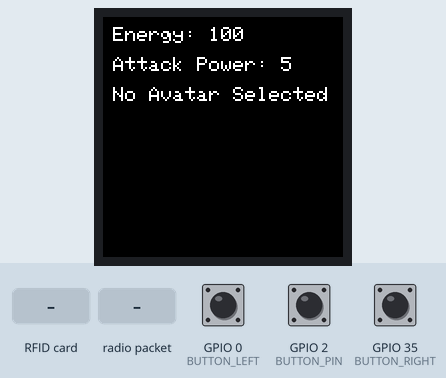
Recording of a sketch running on a simulated ESP32. Parts: 240×240 colour display. The inputs (shaded band) are chosen by the test bench; at power-on: GPIO 2 (BUTTON_PIN) HIGH, GPIO 0 (BUTTON_LEFT) HIGH, GPIO 35 (BUTTON_RIGHT) HIGH. What the sketch prints to the serial monitor is not drawn.

Above: at 2.4 s.
2.5 s: GPIO 2 (BUTTON_PIN) pulled LOW for 0.15 s
At 3.9 s:
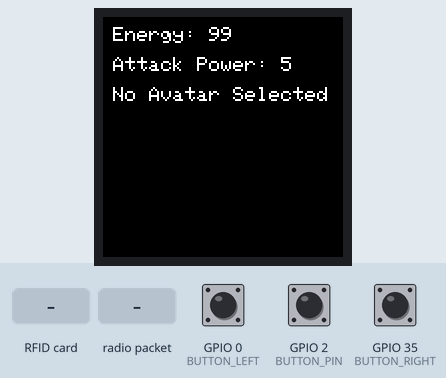
4.3 s: RFID card 5E 7A 19 C4 held to the reader
At 5.0 s:
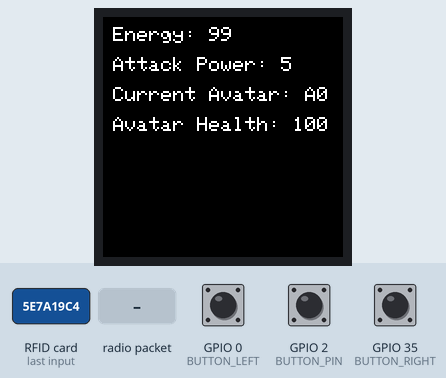
5.9 s: radio packet "D: GAME_OVER_LOSE" arrives
At 7.1 s:
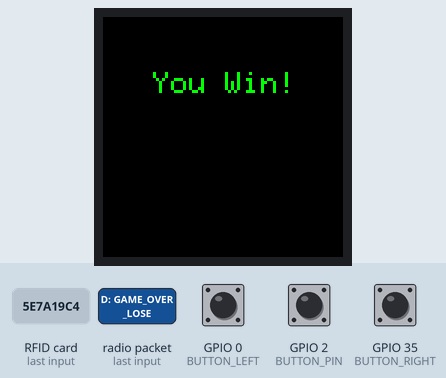
7.4 s: radio packet "D: GAME_OVER_WIN" arrives
At 8.6 s:
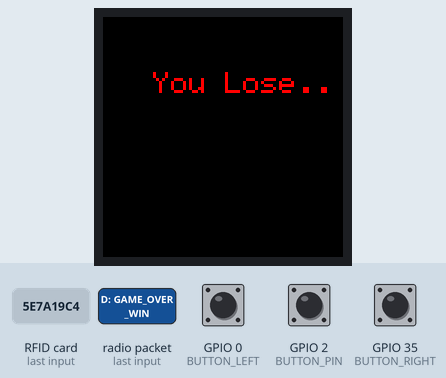
8.9 s: radio packet "D: GAME_OVER_LOSE" arrives
At 10.3 s:
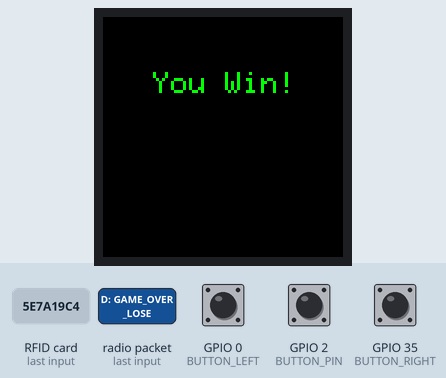
Timing chart, 0 to 11.4 s (numbered marks = the images above; inputs shaded):
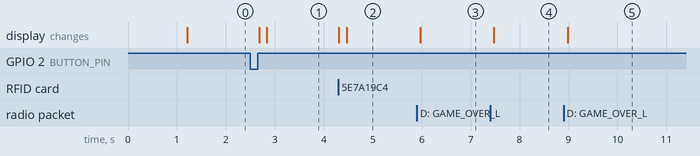

Measured:
- after the input at 2.5 s, the display: first changes after 0.18 s (image 1 shows a later state)
- after the input at 4.3 s, the display: first changes at once (image 2 shows a later state)
- after the input at 5.9 s, the display: changes after 0.07 s (image 3)
- after the input at 7.4 s, the display: changes after 0.08 s (image 4)
- after the input at 8.9 s, the display: changes after 0.09 s (image 5)

The sketch:

DualDash.ino
```cpp
#include <WiFi.h>
#include <esp_now.h>
#include <TFT_eSPI.h>  // Graphics and font library for ST7735 driver chip
#include <SPI.h>
#include <Wire.h>

// NFC reader Code
#include <PN532_I2C.h>
#include <PN532.h>
#include <NfcAdapter.h>

PN532_I2C pn532i2c(Wire);
PN532 nfc(pn532i2c);

// TFT setup
TFT_eSPI tft = TFT_eSPI();
#define TFT_BLACK 0x0000
#define TFT_WHITE 0xFFFF

// Constants
#define SHORT_PRESS_TIME 500  // 500 milliseconds
#define LONG_PRESS_TIME  3000 // 3000 milliseconds
// Hardware pins
#define BUTTON_LEFT 0
#define BUTTON_RIGHT 35
#define BUTTON_PIN 2       // Button for shooting
#define LED_PIN 15         // LED to flash at milestone
#define POTENTIOMETER_PIN 13         // Potentiometer to adjust game speed

// Each Avatar consist of a tagID (if NFC Reader is being used)
// and a healthbar
struct Avatar {
    uint8_t tagID[7];  // Unique NFC tag ID
    int health;    // Health of the avatar
};

// Initialize all avatar states
Avatar avatars[] = {
    {{0, 0, 0, 0, 0, 0, 0}, 100},  // Avatar 1 with 100 health
    {{0, 0, 0, 0, 0, 0, 0}, 100},  // Avatar 2 with 100 health
    {{0, 0, 0, 0, 0, 0, 0}, 100}   // Avatar 3 with 100 health
};

// Button states
int lastLeftState = LOW;  // the previous state from the input pin
int lastRightState = LOW;
int lastButtonState = LOW;
unsigned long pressedTime  = 0;
unsigned long releasedTime = 0;

// Zero Arr used for memcmp
uint8_t zeroArr[7] = {0};

// Game variables
int currAvatarHealth = avatars[0].health; // Player's total energy
int energy = 100;                         // Player's energy
bool buttonPressed = false;               // Button state
int currAvatarInd = -1;                   // Current Avatar Selected

int attackPowerArr[3] = {5, 20, 40};
int energyUsage[3] = {1, 15, 30};
int attackEnergyPairInd = 0;

int attackPower = attackPowerArr[attackEnergyPairInd];  // Current attack power

// Screen States of DuelDash
enum ScreenState {
  GAME_SCREEN,
  END_SCREEN
};

// Win State of Player denoted in END_SCREEN
enum WinState {
  PLAYER_NONE,
  WINNING_PLAYER,
  LOSING_PLAYER,
};

ScreenState currentScreen = GAME_SCREEN;
WinState endScreenState = PLAYER_NONE;
volatile bool connected = false;
int prevTime;

// Draw & Control Handle Related Functions
// For Screen
void drawGameScreen();
void handleGameScreen();
// void drawControls();
void drawWinScreen();
void handleWinScreen();

// Broadcast an attack message from this esp32 to opponent's esp32
void sendAttackRequest() {
  String cmd1 = "D: A" + String(attackPower);  // Example: Attack command to the other player
  energy = max(0, energy - energyUsage[attackEnergyPairInd]);
  broadcast(cmd1);  // Send the attack command to the other player
  Serial.println("Sent an attack request!");
  tft.fillScreen(TFT_BLACK);
}

// Send game over messages to ESP32 when game over is triggered by
// either ESP32
void sendGameOver() {
  String message;
  if (endScreenState == LOSING_PLAYER) {
    // I lost, so the other must have won.
    message = "D: GAME_OVER_LOSE";
  } else if (endScreenState == WINNING_PLAYER) {
    message = "D: GAME_OVER_WIN";
  } else {
    message = "D: GAME_OVER_NONE";
  }
  broadcast(message);
  Serial.println("Game Over message sent: " + message);
}

void receiveCallback(const esp_now_recv_info_t *info, const uint8_t *data, int dataLen) {
    char buffer[ESP_NOW_MAX_DATA_LEN + 1];
    int msgLen = min(ESP_NOW_MAX_DATA_LEN, dataLen);
    strncpy(buffer, (const char *)data, msgLen);

    buffer[msgLen] = 0;
    String recvd = String(buffer);

    char macStr[18];

    // Handling decisions on attack based moves
    if (recvd[0] == 'D') {  // This is a command to reduce health or modify stats
      // If the received command is related to an attack, apply the attack
      if (recvd.substring(3, 4) == "A") {
        Serial.println("Received an attack!");
        // Assume the other player is attacking, reduce their health
        avatars[currAvatarInd].health -= recvd.substring(4).toInt();  // Decrease health by 10
        if (avatars[currAvatarInd].health  < 0) avatars[currAvatarInd].health  = 0;  // Ensure health doesn't go below 0
        tft.fillScreen(TFT_BLACK);
      } else if (recvd.substring(3) == "B") {
        tft.fillScreen(TFT_BLACK);
      }
    }

    // Handling decisions on game over messages
    if (recvd.startsWith("D: GAME_OVER")) {
      Serial.println("Game Over message received!");
      currentScreen = END_SCREEN;

      if (recvd == "D: GAME_OVER_LOSE") {
        // If we receive LOSE from the other side, that means WE won.
        endScreenState = WINNING_PLAYER;
        currentScreen = END_SCREEN;
        drawWinScreen(); // shows "You Win!"
      } else if (recvd == "D: GAME_OVER_WIN") {
        // If we receive WIN from the other side, that means WE lost.
        endScreenState = LOSING_PLAYER;
        currentScreen = END_SCREEN;
        drawWinScreen(); // shows "You Lose..."
      }
    }
  delay(100);
}

// Send callback used for debugging
void sentCallback(const uint8_t *macAddr, esp_now_send_status_t status) {
  // Optional: Handle send status
  Serial.println("ESP32 broadcasted a message!");
  return;
}

// Broadcast messages to all esp32
void broadcast(const String &message)
{
  uint8_t broadcastAddress[] = { 0xFF, 0xFF, 0xFF, 0xFF, 0xFF, 0xFF };
  esp_now_peer_info_t peerInfo = {};
  memcpy(&peerInfo.peer_addr, broadcastAddress, 6);
  if (!esp_now_is_peer_exist(broadcastAddress)) {
    esp_now_add_peer(&peerInfo);
  }
  esp_now_send(broadcastAddress, (const uint8_t *)message.c_str(), message.length());
}

// Set up ESP NOW
void espnowSetup() {
// Set ESP32 in STA mode
  delay(500);
  WiFi.mode(WIFI_STA);
  delay(500);
  Serial.println("ESP-NOW Broadcast Demo");

  // Disconnect from WiFi
  WiFi.disconnect();

  // Initialize ESP-NOW
  if (esp_now_init() == ESP_OK) {
    Serial.println("ESP-NOW Init Success");
    esp_now_register_recv_cb(receiveCallback);
    esp_now_register_send_cb(sentCallback);
  } else {
    Serial.println("ESP-NOW Init Failed");
    delay(3000);
    ESP.restart();
  }
}

// Set up display screen text
void textSetup() {
  // Initialize TFT display
  tft.init();  // Init ST7789 with 240x240 resolution
  tft.setRotation(1); // Adjust as needed
  tft.fillScreen(TFT_BLACK);
  tft.setTextColor(TFT_WHITE);
  tft.setTextSize(2);
}

// Set up hardware pin input
void buttonSetup() {
  // Initialize hardware pins
  pinMode(BUTTON_PIN, INPUT_PULLUP);
  pinMode(BUTTON_LEFT, INPUT_PULLUP);
  pinMode(BUTTON_RIGHT, INPUT_PULLUP);
}

// Call all set up functions
void setup() {
  Serial.begin(115200);

  prevTime = millis();
  textSetup();
  buttonSetup();
  espnowSetup();
}

// Reads and recognizes the NFC tag that hovers over/under the NFC reader
void readNFCTag() {
  boolean success;
  // Buffer to store the UID
  uint8_t uid[] = { 0, 0, 0, 0, 0, 0, 0 };
  // UID size (4 or 7 bytes depending on card type)
  uint8_t uidLength;

  connected = connect();

  if (connected == false) {
    return;
  }

  // Wait for an ISO14443A type cards (Mifare, etc.).  When one is found
  // 'uid' will be populated with the UID, and uidLength will indicate
  // if the uid is 4 bytes (Mifare Classic) or 7 bytes (Mifare Ultralight)
  success = nfc.readPassiveTargetID(PN532_MIFARE_ISO14443A, &uid[0], &uidLength);

  // If the card is detected, print the UID
  if (success)
  {
    Serial.println("Card Detected");
    Serial.print("Size of UID: "); Serial.print(uidLength, DEC);
    Serial.println(" bytes");
    Serial.print("UID: ");
    for (uint8_t i = 0; i < uidLength; i++)
    {
      Serial.print(" 0x"); Serial.print(uid[i], HEX);
    }
    Serial.println("");
    Serial.println("");

    bool tagFilled = false;
    for (int i = 0; i < 3; i++) {
      if (memcmp(avatars[i].tagID, uid, 7) == 0) {
        currAvatarHealth = avatars[i].health;
        currAvatarInd = i;
        Serial.println("Tag is already filled in the tag set");
        tagFilled = true;
        tft.fillScreen(TFT_BLACK);
        break;
      }
      else if (memcmp(avatars[i].tagID, zeroArr, 7) == 0) {
        memcpy(avatars[i].tagID, uid, 7);
        currAvatarHealth = avatars[i].health;
        currAvatarInd = i;
        Serial.println("Tag is being filled in the tag set!");
        tagFilled = true;
        tft.fillScreen(TFT_BLACK);
        break;
      }
    }

    if (!tagFilled) {
      Serial.println("The tag set is fully occupied!");
    }

    connected = false;
  }
  else
  {
    // PN532 probably timed out waiting for a card
    Serial.println("Timed out waiting for a card");
  }
}

// Connect to the NFC Reader attached to the ESP32
bool connect() {

  nfc.begin();

  // Connected, show version
  uint32_t versiondata = nfc.getFirmwareVersion();
  if (!versiondata)
  {
    Serial.println("PN53x card not found!");
    return false;
  }

  //port
  Serial.print("Found chip PN5"); Serial.println((versiondata >> 24) & 0xFF, HEX);
  Serial.print("Firmware version: "); Serial.print((versiondata >> 16) & 0xFF, DEC);
  Serial.print('.'); Serial.println((versiondata >> 8) & 0xFF, DEC);

  // Set the max number of retry attempts to read from a card
  // This prevents us from waiting forever for a card, which is
  // the default behaviour of the PN532.
  nfc.setPassiveActivationRetries(0x11);

  // configure board to read RFID tags
  nfc.SAMConfig();

  Serial.println("Waiting for card (ISO14443A Mifare)...");
  Serial.println("");

  return true;
}

// Detect hardware inputs from the ESP32 buttons, NFC tags (optional
// if NFC Reader is set up for the ESP32), and perform actions accordingly
void detectInputs(){
  int currentLeftState = digitalRead(BUTTON_LEFT);
  // Detect left button press
  if (lastLeftState == HIGH && currentLeftState == LOW)       // button is pressed
    pressedTime = millis();
  else if (lastLeftState == LOW && currentLeftState == HIGH) { // button is released
    releasedTime = millis();
    long pressDuration = releasedTime - pressedTime;

    if ( pressDuration < SHORT_PRESS_TIME && currAvatarInd != -1) {
      // TODO Send Attack Request
      Serial.println("Left Button Short Press");
      sendAttackRequest();
    }

    if ( pressDuration > LONG_PRESS_TIME ){
      lastLeftState = currentLeftState;
      Serial.println("Left Button Long Press");
      return;
    }
  }

  lastLeftState = currentLeftState;

  int currentRightState = digitalRead(BUTTON_RIGHT);

  // Detect right button press
  if (lastRightState == HIGH && currentRightState == LOW)       // button is pressed
    pressedTime = millis();
  else if (lastRightState == LOW && currentRightState == HIGH) { // button is released
    releasedTime = millis();
    long pressDuration = releasedTime - pressedTime;

    if ( pressDuration < SHORT_PRESS_TIME ) {
      lastRightState = currentRightState;
      Serial.println("Right Button Short Press");
      attackEnergyPairInd = (attackEnergyPairInd + 1) % 3;
      attackPower = attackPowerArr[attackEnergyPairInd];
      tft.fillScreen(TFT_BLACK);
      return;
    }

    if ( pressDuration > LONG_PRESS_TIME ){
      currAvatarInd = (currAvatarInd + 1) % 3;
      tft.fillScreen(TFT_BLACK);
      Serial.println("Right Button Long Press");
    }
  }
  lastRightState = currentRightState;

  int buttonState = digitalRead(BUTTON_PIN);
  // Detect right button press
  if (lastButtonState == HIGH && buttonState == LOW)       // button is pressed
    pressedTime = millis();
  else if (lastButtonState == LOW && buttonState == HIGH) { // button is released
    releasedTime = millis();
    long pressDuration = releasedTime - pressedTime;

    if ( pressDuration < SHORT_PRESS_TIME ) {
      Serial.println("Button Pin Short Press");
      sendAttackRequest();
    }
    else if ( pressDuration > LONG_PRESS_TIME) {
      lastButtonState = buttonState;
      Serial.println("Button Pin Long Press");
      attackEnergyPairInd = (attackEnergyPairInd + 1) % 3;
      attackPower = attackPowerArr[attackEnergyPairInd];
      tft.fillScreen(TFT_BLACK);
      return;
    }
  }
  lastButtonState = buttonState;
}

// Calls on the display of the game screen
// and calls detection of control inputs
void handleGameScreen() {
  drawGameScreen();
  detectInputs();
  int currTime = millis();
  if (currTime - prevTime > 3000) {
    readNFCTag();
    prevTime = currTime;
  }
}

// Draws the display of the game screen
void drawGameScreen() {
    int16_t cursorX = 10;
    int16_t cursorY = 10;
    tft.setCursor(cursorX, cursorY);
    tft.print("Energy: ");
    tft.println(energy);

    cursorY += 30;

    tft.setCursor(cursorX, cursorY);
    tft.print("Attack Power: ");
    tft.println(attackPower);

    cursorY += 30;

    tft.setCursor(cursorX, cursorY);
    if (currAvatarInd != -1 ) {
      tft.print("Current Avatar: A" + String(currAvatarInd) + "\n");
      cursorY += 30;
      tft.setCursor(cursorX, cursorY);
      tft.print("Avatar Health: " + String(avatars[currAvatarInd].health));
    }
    else {
      tft.print("No Avatar Selected\n");
    }
}

// Checks if the conditions of a game being over
// has been triggered by the esp32 (an avatar dies
// or no more energy)
void checkGameOver() {
  bool avatarLost = false;
  for (int i = 0; i < 3; i++) {
    if (avatars[i].health <= 0) {
      avatarLost = true;
      break;
    }
  }

  if (avatarLost || energy <= 0) {
    endScreenState = LOSING_PLAYER;
    sendGameOver();
    currentScreen = END_SCREEN;
    String message;
    message = "D: GAME_OVER_LOSE";
    broadcast(message);
    drawWinScreen();
  }
}

// Draws the display of the Win Screen
void drawWinScreen() {
  tft.fillScreen(TFT_BLACK);
  tft.setTextSize(3);
  int16_t cursorX = 50;
  int16_t cursorY = 55;
  tft.setCursor(cursorX, cursorY);

  switch(endScreenState) {
    case WINNING_PLAYER:
      tft.setTextColor(TFT_GREEN);
      tft.println("You Win!");
      break;
    case LOSING_PLAYER:
      tft.setTextColor(TFT_RED);
      tft.println("You Lose..");
      break;
    case PLAYER_NONE:
      tft.println("Undefined");
      break;

    cursorY += 50;
    tft.setCursor(cursorX, cursorY);
    tft.println("Press Reset to Restart");
  }
}

// Loops the drawing and handling of the game and its inputs.
void loop() {
  switch (currentScreen) {
    case GAME_SCREEN:
      // Game logic here
      handleGameScreen();
      checkGameOver();
      break;
    case END_SCREEN:
      break;
  }
  delay(100);
}
```
